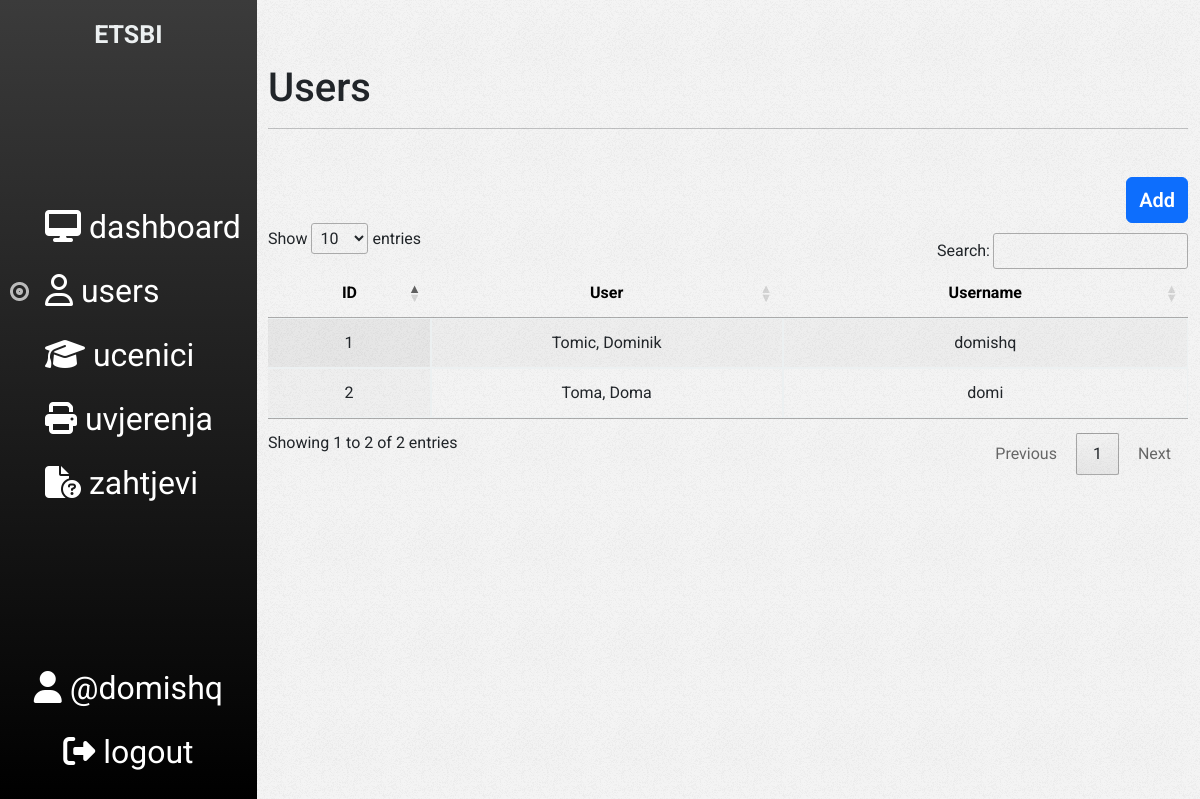
/users.php (signed in), run on the app's committed database.
### tables this page shows
CREATE TABLE `users` (
  `user_id` int(11) NOT NULL,
  `name` varchar(20) NOT NULL,
  `surname` varchar(20) NOT NULL,
  `username` varchar(20) NOT NULL,
  `password` varchar(255) NOT NULL
);

### api/user.php (called while the page is built, shortened)
<?php
require 'database.php';
function getAllUsers()
{
    global $conn;
    $sql = "SELECT * FROM users";
    $result = $conn->query($sql);
    if ($result->num_rows > 0) {
        $users = array();
        while ($row = $result->fetch_assoc()) {
            $users[] = $row;
        }
        return $users;
    } else {
        return array();
    }
}
?>

### components/userTable.php (the view, shortened to what this page needs)
<?php
require('api/user.php');
$users = getAllUsers();
?>
<table id="myTable" class="display">
    <thead>
        <tr>
            <th>ID</th>
            <th>User</th>
            <th>Username</th>
        </tr>
    </thead>
    <tbody>
        <?php
        if ($users) {
            foreach ($users as $id => $user) {
        ?>
                <tr class="clickable-row" data-href="editUser.php?id=<?php echo $user['user_id'] ?>">
                    <td><?php echo $id + 1 ?></td>
                    <td><?php echo $user['surname'] . ', ' . $user['name'] ?></td>
                    <td><?php echo $user['username'] ?></td>
                </tr>
        <?php
            }
        }
        ?>
    </tbody>
</table>

### includes/css/style.css (style rules this page uses)
body { font-family: 'Roboto', sans-serif!important; }
table { border-spacing: 12px; }

### includes/css/sidebar.css (style rules this page uses)
html, body { height: 100%; }

### includes/css/dataTable.css (style rules this page uses)
#myTable thead th { color: #000; padding: 12px; text-align: center; }
#myTable tbody td { padding: 12px; border: 1px solid #ecf0f1; text-align: center; }
#myTable tbody { border-collapse: separate; border-spacing: 12px; }
#myTable tbody td:first-child { border-left: none; }

### data on the page
users: surname "Tomic", name "Dominik", username "domishq"
users: surname "Toma", name "Doma", username "domi"

### other printed values
$_SESSION['username'] "domishq"
